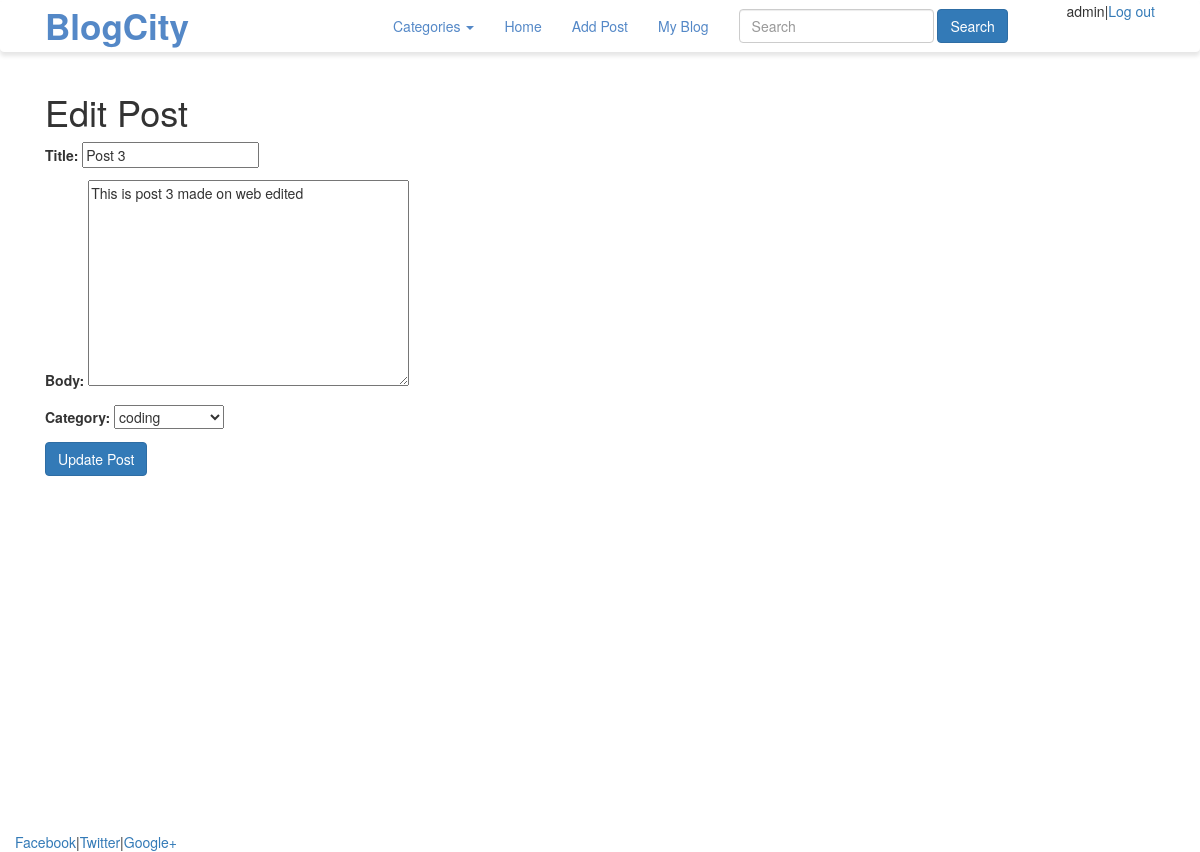
The app's page /blog/edit/3/ (signed in) with its own data.
### blog/models.py (models this page shows, shortened)
class Post(models.Model):
    title = models.CharField(max_length=100)
    body = models.TextField(blank=True, null=True)
    image = models.ImageField(null = True, blank=True, upload_to="images/post/")
    author = models.ForeignKey(User, on_delete=models.CASCADE)
    date = models.DateTimeField(auto_now=False, auto_now_add=True)
    updated = models.DateTimeField(auto_now=True, auto_now_add=False)
    category = models.ForeignKey(Category,on_delete=models.CASCADE)
    snippet = models.CharField(max_length=255,default="Click to link to read post!!")
    likes = models.ManyToManyField(User, related_name='blog_posts', null=True)

### blog/views.py (the view)
# urls.py: path('edit/<int:pk>/', views.PostUpdateView.as_view(), name="post_update"),
class PostUpdateView(generic.UpdateView):
    model = Post
    template_name = 'blog/post_update.html'
    fields = ['title', 'body','category']
    def get_context_data(self, *args, **kwargs):
        cat_menu = Category.objects.all()
        context = super(PostUpdateView, self).get_context_data(*args, **kwargs)
        context["cat_menu"] = cat_menu
        return context

### blog/models.py (called while the page is built)
    def __str__(self):
        return self.name

### blog/templates/blog/post_update.html (shortened to what this page needs)
{% extends 'pages/base.html' %}
{% block content %}
{% if user.id == post.author.id %}
    {% if user.is_authenticated %}
        <h1>Edit Post</h1>
        <form method="POST">
            <table>
                {{ form.as_p}}
            </table>
            <button class="btn btn-primary">Update Post</button>
        </form>
    {% else %}
        <strong>You are not allowed to edit this post!!!</strong>
        <p>Please login to edit your post</p>
    {% endif %}
{% else %}
    <strong>You are not allowed to edit this post</strong>
{% endif %}
{% endblock content %}

### home/templates/pages/base.html (shortened to what this page needs)
<!DOCTYPE html>
<html>
<head>
    {% load static %}
   <link rel="stylesheet" href="https://maxcdn.bootstrapcdn.com/bootstrap/3.4.1/css/bootstrap.min.css">
   <link rel="stylesheet" href="{% static 'css/base.css' %}" type="text/css">
</head>
<body>
    <header class="main-navbar">
        <nav class="navbar navbar-inverse">
            <div class="container">
            <div class="container-fluid">
                <div class="navbar-header" style=" width: 30%;">
                    <a class="navbar-brand" href="#">BlogCity</a>
                </div>
                <ul class="nav navbar-nav">
                {% if cat_menu %}
                    <li class="dropdown">
                        <a class="dropdown-toggle" data-toggle="dropdown" role="button" aria-haspopup="true" aria-expanded="false">Categories <span class="caret"></span></a>
                    </li>
                {% else %}
                    <li><a href="{% url 'category_list' %}">Categories</a></li>
                {% endif %}
                    {% if user.is_authenticated %}
                        <li><a href="{% url 'blog' %}">Home</a></li>
                        <li><a href="{% url 'post_create' %}">Add Post</a></li>
                        {% if user.profile.id %}
                            <li><a href="{% url 'show_profile' user.profile.pk %}">My Blog</a></li>
                        {% else %}
                            <li><a href="{% url 'create_profile' user.pk %}">Create my profile</a></li>
                        {% endif %}
                    {% endif %}
                </ul>
                <div class="navbar-expand-sm">
                    <form class="navbar-form navbar-left" method="GET">
                        <input type="text" class="form-control" placeholder="Search" name="q" />
                        <button type="submit" class="btn btn-primary">Search</button>
                    </form>
                </div>
                {% if user.is_authenticated %}
                    <div class="nav navbar-right navbar-nav"> {{ user.username}}|<a href="{% url 'logout' %}">Log out </a> </div>
                {% else %}
                    <ul class="nav navbar-nav navbar-right">
                        <li><a href="{% url 'register' %}"><span class="glyphicon glyphicon-user"></span> Sign Up</a></li>
                        <li><a href="{% url 'login' %}"><span class="glyphicon glyphicon-log-in"></span> Login</a></li>
                    </ul>
                {% endif %}
            </div>
            </div>
        </nav>
    </header>
   <div class="container-fluid" style="min-height:95%">
        <div class="container">
            <div class="col-md-9">
            {% block content %}
            {% endblock content%}
            </div>
        </div>
    </div>
   <footer>
        <div class="container-fluid">
            <a href="#">Facebook</a>|<a href="#">Twitter</a>|<a href="#">Google+</a>
        </div>
    </footer>
</body>
</html>

### home/static/css/base.css (style rules this page uses)
.navbar-inverse { background-color: #ffffff; box-shadow: 0 4px 4px 0 rgba(0,0,0,.1); border-color: #ffffff; }
.navbar-inverse .navbar-nav>li>a { color: #5488c7; }
.navbar-inverse .navbar-brand { color: #5488c7; font-size: 35px; font-weight: bold; width: 100%; }

### home/templates/pages/base.html (style rules this page uses)
html, body { height:100%; }

### records on screen
Post: title "Post 3", body "This is post 3 made on web edited", category "coding"

### other values on screen
{{ user.username }} "admin"
